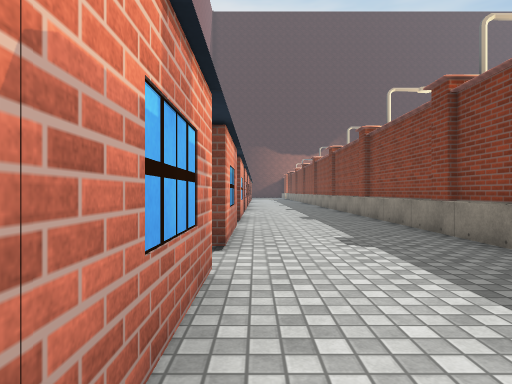
view 1 (above)

14 first-person views from a walk through a 3-D level made in the Unity game engine. The camera is 1.2 m above the floor, looks level and sees 75° across. Doors are open. The floor is counted in squares, 2 m on a side. Each view is taken from the middle of a square. On the plan, view 1 faces up. The plan holds only what a view shows up to about 10 squares ahead; the rest is blank. The place goes on beyond the plan. Some surface patterns are stand-ins.

view 2
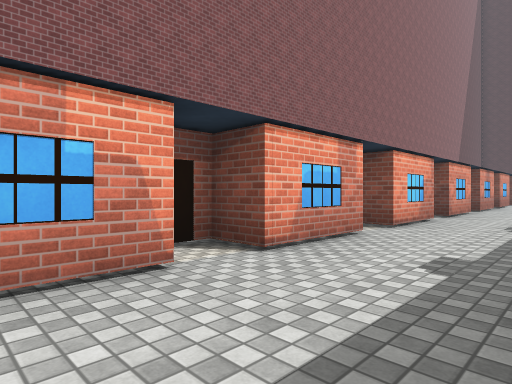

view 3
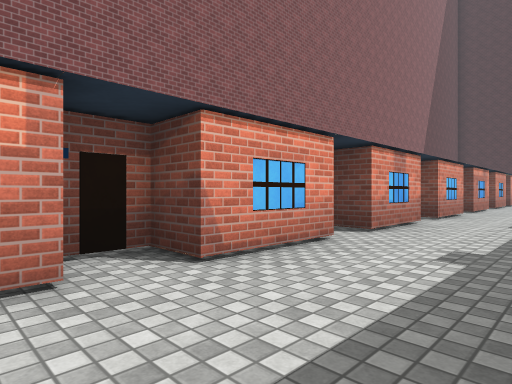

view 4
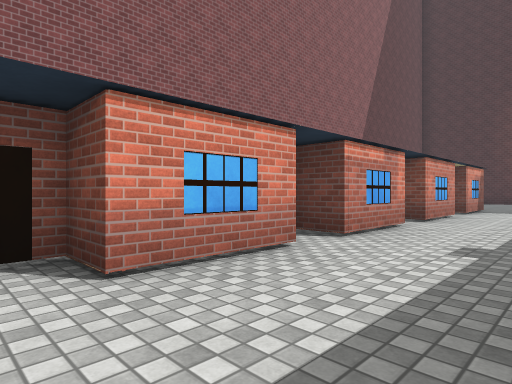

view 5
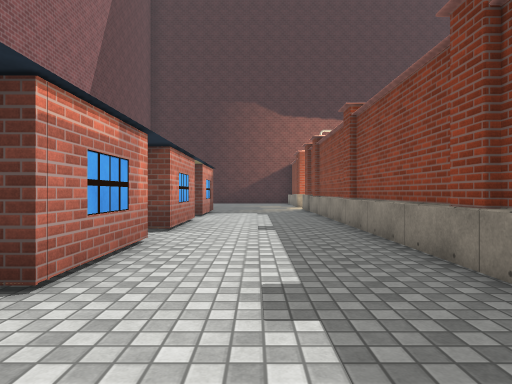

view 6
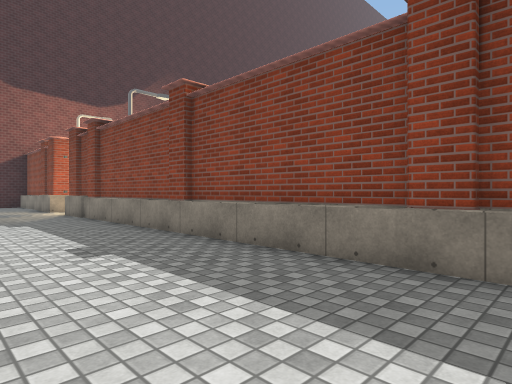

view 7
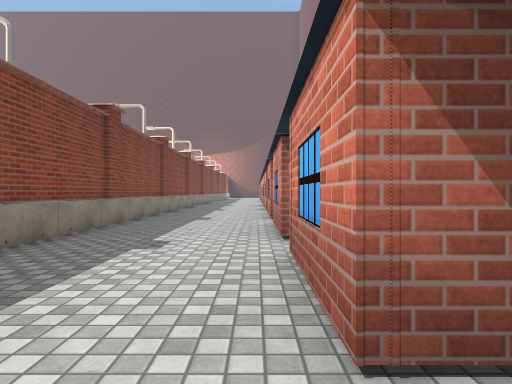

view 8
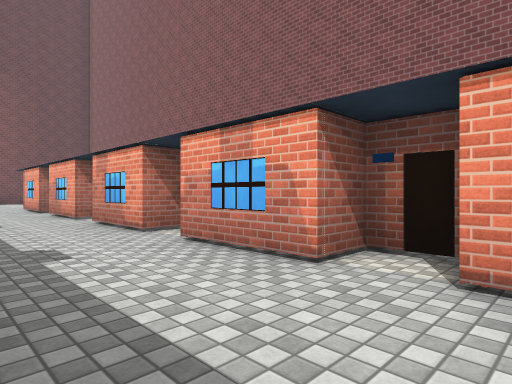

view 9
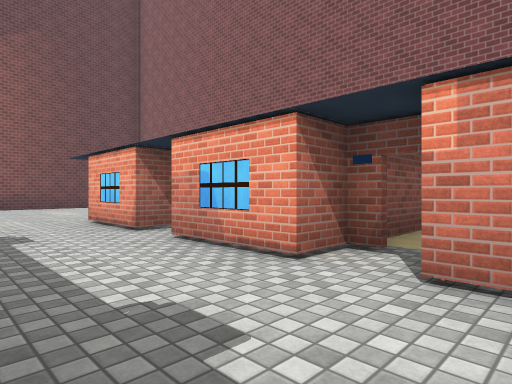

view 10
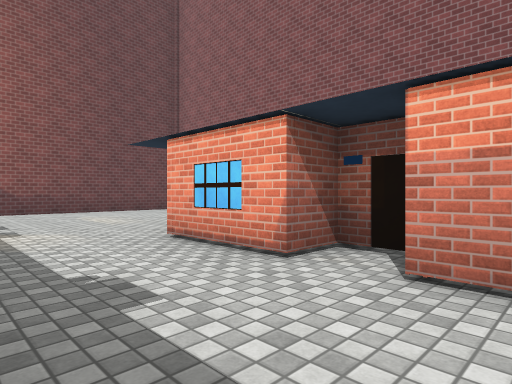

view 11
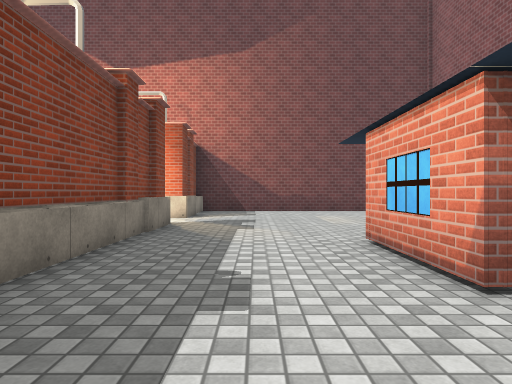

view 12
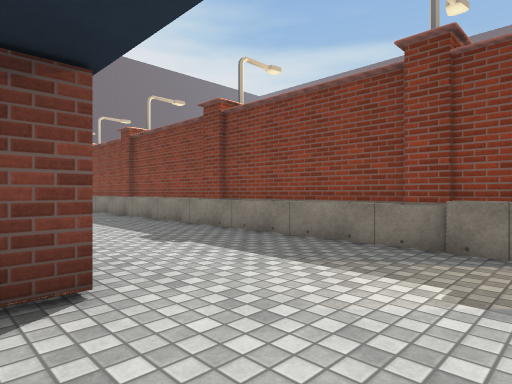

view 13
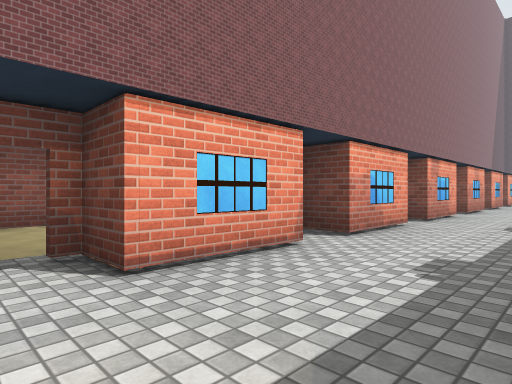

view 14
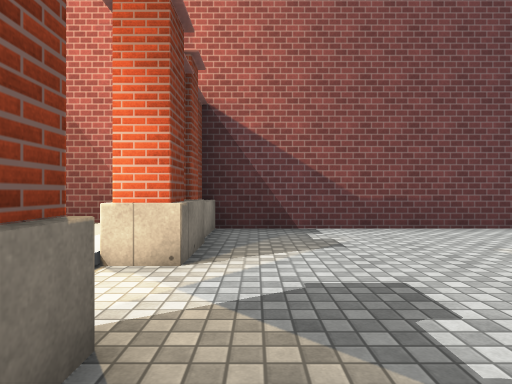

### Floor plan
Points are (right, up) in squares from view 1. A wall is a line through its corners. A room is listed if a view was taken in it or the views show most of it. See-through windows are left out.
Room 1 (views 1, 2, 3, 4, 5, 6, 7, 8)
walls: (-0.3, 14.9) (-0.3, 12.8) (-1, 12.8); (2.9, 12.6) (2.9, 15.2); (-0.3, 11.8) (-0.3, 9.7) (-1.2, 9.7) (-1.2, 8.8); (-0.9, 17.9) (-0.3, 17.9) (-0.3, 15.9) (-1.2, 15.9) (-1.2, 15.4); (2.7, 9.4) (2.7, 15.6); (2.9, 9.4) (2.9, 11.9); (2.7, 19.1) (2.7, 24.4); (-0.3, 8.6) (-0.3, 6.6) (-0.9, 6.6); (2.9, 20) (2.9, 23.4); (-0.3, 21.1) (-0.3, 19) (-1.2, 19); (-0.3, 5.5) (-0.3, 3.4) (-1.2, 3.4) (-1.2, 2.4) (-0.3, 2.4) (-0.3, 0.2); (2.9, 5.5) (2.9, 8.4); (2.9, 23.9) (2.9, 27); (-0.3, 24.1) (-0.3, 22.1) (-0.8, 22.1); (2.9, 3.8) (2.9, 4.5); (2.7, 25.4) (2.7, 28.5); (-0.3, 26.9) (-0.3, 25.2); (-1, -0.7) (-0.3, -0.7)
low walls: (2.7, 5.4) (2.7, 8.4); (2.7, 3.4) (2.7, 4.5)
ways out: opening at (1.5, -1) to room 2; open door at (-1, 6)
objects: other object (3, 5); other object (3, 9)
Room 2 (views 9, 10, 11, 12, 13, 14)
walls: (2.9, -9.6) (2.9, -6.5); (2.7, -11.4) (2.7, -10.4); (2.9, -5.6) (2.9, -2.6); (2.7, -13.4) (2.7, -12.7); (-0.3, -3.8) (-0.3, -5.9) (-1.2, -5.9) (-1.2, -6.9) (-0.3, -6.9) (-0.3, -9) (-1.2, -9); (-1.2, -3.4) (-1.2, -3.8); (-1.5, -15.5) (3, -15.5); (2.9, -1.6) (2.9, -0.8); (-0.3, -0.7) (-0.3, -2.8) (-0.8, -2.8)
low walls: (2.7, -9.6) (2.7, -6.5); (2.7, -5.6) (2.7, -2.6); (2.7, -15.5) (2.7, -14.4); (2.7, -1.6) (2.7, -0.5)
ways out: opening at (1.5, -1) to room 1; open door at (-1, -9.5); open door at (3, -12)
objects: other object (3, -14); other object (3, -10); other object (3, -6); other object (3, -2)

Where each view was taken, in squares from view 1:
view 1: 0 up, 0 right, facing up
view 2: 1 up, 2 right, facing up-left
view 3: 8 up, 2 right, facing up-left
view 4: 15 up, 2 right, facing up-left
view 5: 17 up, 1 right, facing up
view 6: 19 up, 0 right, facing up-right
view 7: 19 up, 0 right, facing down
view 8: 4 up, 2 right, facing down-left
view 9: 2 down, 2 right, facing down-left
view 10: 5 down, 2 right, facing down-left
view 11: 5 down, 1 right, facing down
view 12: 11 down, 1 left, facing up-right
view 13: 10 down, 2 right, facing up-left
view 14: 10 down, 2 right, facing down
